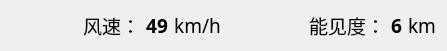
   <widget class="QWidget" name="horizontalLayoutWidget_8">
    <property name="geometry">
     <rect>
      <x>590</x>
      <y>360</y>
      <width>447</width>
      <height>41</height>
     </rect>
    </property>
    <property name="font">
     <font>
      <family>微软雅黑 Light</family>
      <pointsize>12</pointsize>
     </font>
    </property>
    <layout class="QHBoxLayout" name="horizontalLayout_8">
     <item>
      <layout class="QHBoxLayout" name="horizontalLayout_6">
       <item>
        <widget class="QLabel" name="label_windSpeed">
         <property name="sizePolicy">
          <sizepolicy hsizetype="MinimumExpanding" vsizetype="Preferred">
           <horstretch>0</horstretch>
           <verstretch>0</verstretch>
          </sizepolicy>
         </property>
         <property name="font">
          <font>
           <family>微软雅黑 Light</family>
           <pointsize>14</pointsize>
          </font>
         </property>
         <property name="text">
          <string>风速：</string>
         </property>
         <property name="alignment">
          <set>Qt::AlignRight|Qt::AlignTrailing|Qt::AlignVCenter</set>
         </property>
        </widget>
       </item>
       <item>
        <widget class="QLabel" name="label_windSpeedi">
         <property name="font">
          <font>
           <family>微软雅黑 Light</family>
           <pointsize>14</pointsize>
           <weight>75</weight>
           <bold>true</bold>
          </font>
         </property>
         <property name="text">
          <string>49</string>
         </property>
         <property name="alignment">
          <set>Qt::AlignCenter</set>
         </property>
        </widget>
       </item>
       <item>
        <widget class="QLabel" name="label_winSpeedkmh">
         <property name="font">
          <font>
           <family>微软雅黑 Light</family>
           <pointsize>14</pointsize>
          </font>
         </property>
         <property name="text">
          <string>km/h</string>
         </property>
         <property name="alignment">
          <set>Qt::AlignCenter</set>
         </property>
        </widget>
       </item>
      </layout>
     </item>
     <item>
      <layout class="QHBoxLayout" name="horizontalLayout_7">
       <item>
        <widget class="QLabel" name="label_visualDistance">
         <property name="sizePolicy">
          <sizepolicy hsizetype="MinimumExpanding" vsizetype="Preferred">
           <horstretch>0</horstretch>
           <verstretch>0</verstretch>
          </sizepolicy>
         </property>
         <property name="font">
          <font>
           <family>微软雅黑 Light</family>
           <pointsize>14</pointsize>
          </font>
         </property>
         <property name="text">
          <string>能见度：</string>
         </property>
         <property name="alignment">
          <set>Qt::AlignRight|Qt::AlignTrailing|Qt::AlignVCenter</set>
         </property>
        </widget>
       </item>
       <item>
        <widget class="QLabel" name="label_visualDistancei">
         <property name="font">
          <font>
           <family>微软雅黑 Light</family>
           <pointsize>14</pointsize>
           <weight>75</weight>
           <bold>true</bold>
          </font>
         </property>
         <property name="text">
          <string>6</string>
         </property>
         <property name="alignment">
          <set>Qt::AlignCenter</set>
         </property>
        </widget>
       </item>
       <item>
        <widget class="QLabel" name="label_visualDistian">
         <property name="font">
          <font>
           <family>微软雅黑 Light</family>
           <pointsize>14</pointsize>
          </font>
         </property>
         <property name="text">
          <string>km</string>
         </property>
         <property name="alignment">
          <set>Qt::AlignCenter</set>
         </property>
        </widget>
       </item>
      </layout>
     </item>
    </layout>
   </widget>
